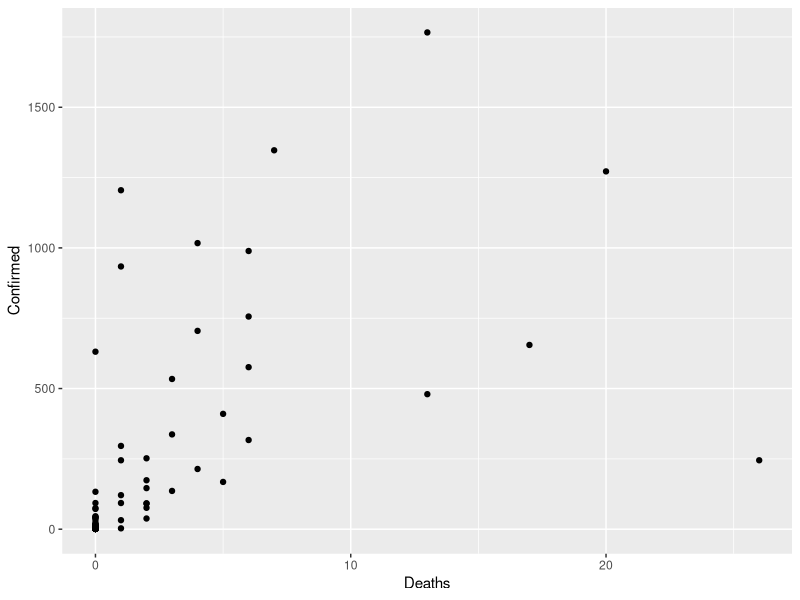
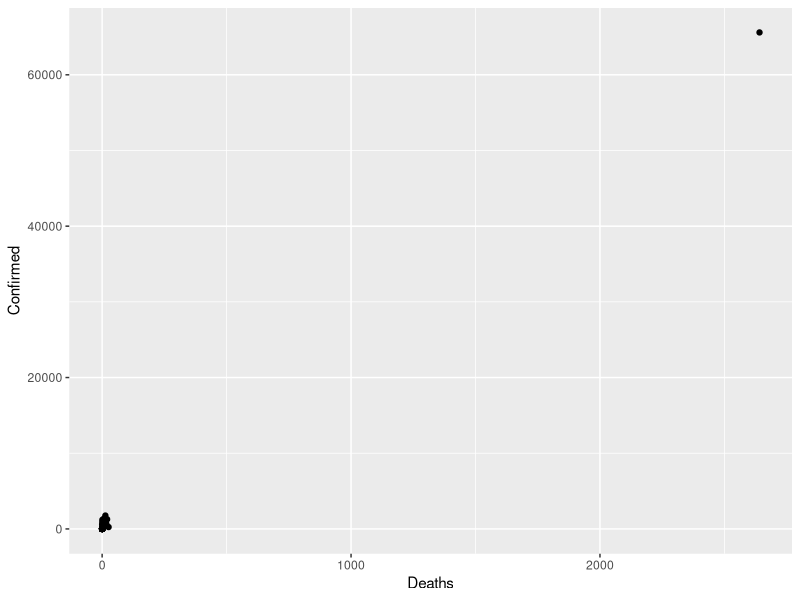

Source code (R) for these figures, in order:

# This clears the work environment
rm(list = ls())

# This loads the dplyr library
library(dplyr)

# This loads the ggplot2 library
library("ggplot2")

# This loads the data as a dataframe, strings are not interpreted as factors
corona_virus_data <- read.csv("./data/2-27 dataset/02-27-2020.csv",
                              stringsAsFactors = FALSE)

# This is a copy of the dataframe, excluding the first row
coronva_virus_data_mod <- corona_virus_data[2:105,]

# This creates a plot of the number of deaths vs the number of confirmed cases, including Hubei, the epicenter of the disease
chart_including_hubei <- ggplot(corona_virus_data, aes(Deaths, Confirmed)) + 
  geom_point()

# This creates a plot of the number of deaths vs the number of confirmed cases, excluding Hubei, the epicenter of the disease
# The purpose of exlcuding Hubei is because the toll is so much more extreme than any other Province/City & Country that it 
# makes the data very difficult to read
chart_excluding_hubei <- ggplot(coronva_virus_data_mod, aes(Deaths, Confirmed)) + 
  geom_point()